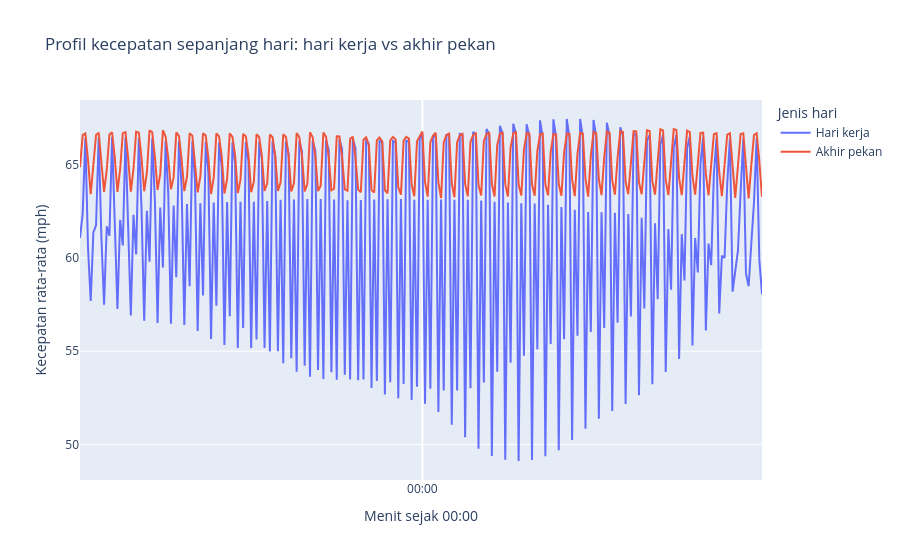

Notebook code for this chart:
### Markdown cell above
## Visualisasi 7: Hari Kerja vs Akhir Pekan (Profil Harian)

Perbandingan profil kecepatan sepanjang hari (resolusi 5 menit) antara hari kerja dan akhir pekan.

### Code cell
profil = (
    jaringan.with_columns(
        (pl.col('t0').dt.weekday() >= 6).alias('akhir_pekan'),
        (pl.col('t0').dt.hour() * 60 + pl.col('t0').dt.minute()).alias('menit'),
    )
    .group_by('akhir_pekan', 'menit').agg(pl.col('kecepatan_rata').mean().round(2).alias('kecepatan_rata'))
    .sort('akhir_pekan', 'menit')
    .with_columns(pl.when(pl.col('akhir_pekan')).then(pl.lit('Akhir pekan')).otherwise(pl.lit('Hari kerja')).alias('jenis_hari'))
)

fig7 = px.line(
    profil, x='menit', y='kecepatan_rata', color='jenis_hari',
    title='Profil kecepatan sepanjang hari: hari kerja vs akhir pekan',
    labels={'menit': 'Menit sejak 00:00', 'kecepatan_rata': 'Kecepatan rata-rata (mph)', 'jenis_hari': 'Jenis hari'},
)
fig7.update_xaxes(tickvals=list(range(0, 1441, 180)), ticktext=[f'{m // 60:02d}:00' for m in range(0, 1441, 180)])
fig7.show()
profil.group_by('jenis_hari').agg(pl.col('kecepatan_rata').min().alias('minimum'), pl.col('kecepatan_rata').mean().round(2).alias('rata_rata'))

### Figure 1 — Plotly figure (JSON) as saved in the notebook; plotly's stock layout.template omitted (floating-point values rounded to 4 significant figures; data arrays with more than 128 entries replaced by an {"elided": "..."} marker saying what was removed)
{"data": [{"hovertemplate": "Jenis hari=Hari kerja<br>Menit sejak 00:00=%{x}<br>Kecepatan rata-rata (mph)=%{y}<extra></extra>", "legendgroup": "Hari kerja", "line": {"color": "#636efa", "dash": "solid"}, "marker": {"symbol": "circle"}, "mode": "lines", "name": "Hari kerja", "orientation": "v", "showlegend": true, "type": "scatter", "x": {"elided": "256 int values"}, "xaxis": "x", "y": {"elided": "256 float values"}, "yaxis": "y"}, {"hovertemplate": "Jenis hari=Akhir pekan<br>Menit sejak 00:00=%{x}<br>Kecepatan rata-rata (mph)=%{y}<extra></extra>", "legendgroup": "Akhir pekan", "line": {"color": "#EF553B", "dash": "solid"}, "marker": {"symbol": "circle"}, "mode": "lines", "name": "Akhir pekan", "orientation": "v", "showlegend": true, "type": "scatter", "x": {"elided": "256 int values"}, "xaxis": "x", "y": {"elided": "256 float values"}, "yaxis": "y"}], "layout": {"legend": {"title": {"text": "Jenis hari"}, "tracegroupgap": 0}, "title": {"text": "Profil kecepatan sepanjang hari: hari kerja vs akhir pekan"}, "xaxis": {"anchor": "y", "domain": [0, 1], "ticktext": ["00:00", "03:00", "06:00", "09:00", "12:00", "15:00", "18:00", "21:00", "24:00"], "tickvals": [0, 180, 360, 540, 720, 900, 1080, 1260, 1440], "title": {"text": "Menit sejak 00:00"}}, "yaxis": {"anchor": "x", "domain": [0, 1], "title": {"text": "Kecepatan rata-rata (mph)"}}}}
